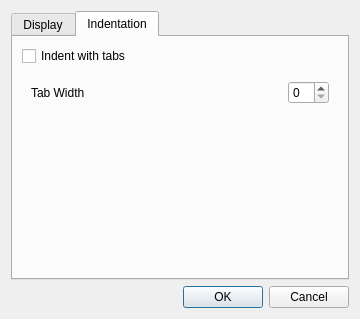
<ui version="4.0" >
 <class>ConfigDialog</class>
 <widget class="QDialog" name="ConfigDialog" >
  <property name="geometry" >
   <rect>
    <x>0</x>
    <y>0</y>
    <width>360</width>
    <height>319</height>
   </rect>
  </property>
  <property name="windowTitle" >
   <string>Configure Editor</string>
  </property>
  <layout class="QVBoxLayout" name="verticalLayout" >
   <item>
    <widget class="QTabWidget" name="tabWidget" >
     <property name="currentIndex" >
      <number>1</number>
     </property>
     <widget class="QWidget" name="tab" >
      <attribute name="title" >
       <string>Display</string>
      </attribute>
      <layout class="QVBoxLayout" name="verticalLayout_4" >
       <item>
        <widget class="QGroupBox" name="groupBox" >
         <property name="title" >
          <string>Default Font</string>
         </property>
         <layout class="QVBoxLayout" name="verticalLayout_3" >
          <item>
           <layout class="QHBoxLayout" name="horizontalLayout_3" >
            <item>
             <widget class="QLabel" name="label" >
              <property name="text" >
               <string>Family</string>
              </property>
             </widget>
            </item>
            <item>
             <spacer name="horizontalSpacer_2" >
              <property name="orientation" >
               <enum>Qt::Horizontal</enum>
              </property>
              <property name="sizeHint" stdset="0" >
               <size>
                <width>40</width>
                <height>20</height>
               </size>
              </property>
             </spacer>
            </item>
            <item>
             <widget class="QFontComboBox" name="fontFamilyCombo_" />
            </item>
           </layout>
          </item>
          <item>
           <layout class="QHBoxLayout" name="horizontalLayout_4" >
            <item>
             <widget class="QLabel" name="label_3" >
              <property name="text" >
               <string>Size</string>
              </property>
             </widget>
            </item>
            <item>
             <spacer name="horizontalSpacer_3" >
              <property name="orientation" >
               <enum>Qt::Horizontal</enum>
              </property>
              <property name="sizeHint" stdset="0" >
               <size>
                <width>40</width>
                <height>20</height>
               </size>
              </property>
             </spacer>
            </item>
            <item>
             <widget class="QSpinBox" name="fontSizeSpin_" />
            </item>
           </layout>
          </item>
          <item>
           <layout class="QHBoxLayout" name="horizontalLayout_2" >
            <item>
             <widget class="QCheckBox" name="fontBoldCheck_" >
              <property name="text" >
               <string>Bold</string>
              </property>
             </widget>
            </item>
            <item>
             <widget class="QCheckBox" name="fontItalicCheck_" >
              <property name="text" >
               <string>Italic</string>
              </property>
             </widget>
            </item>
           </layout>
          </item>
         </layout>
        </widget>
       </item>
       <item>
        <widget class="QCheckBox" name="hlCurLineCheck_" >
         <property name="text" >
          <string>Highlight current line</string>
         </property>
        </widget>
       </item>
       <item>
        <spacer name="verticalSpacer_2" >
         <property name="orientation" >
          <enum>Qt::Vertical</enum>
         </property>
         <property name="sizeHint" stdset="0" >
          <size>
           <width>20</width>
           <height>41</height>
          </size>
         </property>
        </spacer>
       </item>
      </layout>
     </widget>
     <widget class="QWidget" name="tab_2" >
      <attribute name="title" >
       <string>Indentation</string>
      </attribute>
      <layout class="QVBoxLayout" name="verticalLayout_2" >
       <item>
        <widget class="QCheckBox" name="indentTabsCheck_" >
         <property name="text" >
          <string>Indent with tabs</string>
         </property>
        </widget>
       </item>
       <item>
        <widget class="QWidget" native="1" name="widget" >
         <layout class="QHBoxLayout" name="horizontalLayout" >
          <item>
           <widget class="QLabel" name="label_2" >
            <property name="text" >
             <string>Tab Width</string>
            </property>
           </widget>
          </item>
          <item>
           <spacer name="horizontalSpacer" >
            <property name="orientation" >
             <enum>Qt::Horizontal</enum>
            </property>
            <property name="sizeHint" stdset="0" >
             <size>
              <width>173</width>
              <height>20</height>
             </size>
            </property>
           </spacer>
          </item>
          <item>
           <widget class="QSpinBox" name="tabWidthSpin_" />
          </item>
         </layout>
        </widget>
       </item>
       <item>
        <spacer name="verticalSpacer" >
         <property name="orientation" >
          <enum>Qt::Vertical</enum>
         </property>
         <property name="sizeHint" stdset="0" >
          <size>
           <width>20</width>
           <height>132</height>
          </size>
         </property>
        </spacer>
       </item>
      </layout>
     </widget>
    </widget>
   </item>
   <item>
    <widget class="QDialogButtonBox" name="buttonBox" >
     <property name="orientation" >
      <enum>Qt::Horizontal</enum>
     </property>
     <property name="standardButtons" >
      <set>QDialogButtonBox::Cancel|QDialogButtonBox::Ok</set>
     </property>
    </widget>
   </item>
  </layout>
 </widget>
 <resources/>
 <connections>
  <connection>
   <sender>buttonBox</sender>
   <signal>accepted()</signal>
   <receiver>EditorConfigDialog</receiver>
   <slot>accept()</slot>
   <hints>
    <hint type="sourcelabel" >
     <x>227</x>
     <y>295</y>
    </hint>
    <hint type="destinationlabel" >
     <x>157</x>
     <y>274</y>
    </hint>
   </hints>
  </connection>
  <connection>
   <sender>buttonBox</sender>
   <signal>rejected()</signal>
   <receiver>EditorConfigDialog</receiver>
   <slot>reject()</slot>
   <hints>
    <hint type="sourcelabel" >
     <x>295</x>
     <y>301</y>
    </hint>
    <hint type="destinationlabel" >
     <x>286</x>
     <y>274</y>
    </hint>
   </hints>
  </connection>
  <connection>
   <sender>indentTabsCheck_</sender>
   <signal>toggled(bool)</signal>
   <receiver>widget</receiver>
   <slot>setEnabled(bool)</slot>
   <hints>
    <hint type="sourcelabel" >
     <x>49</x>
     <y>59</y>
    </hint>
    <hint type="destinationlabel" >
     <x>166</x>
     <y>101</y>
    </hint>
   </hints>
  </connection>
 </connections>
</ui>
